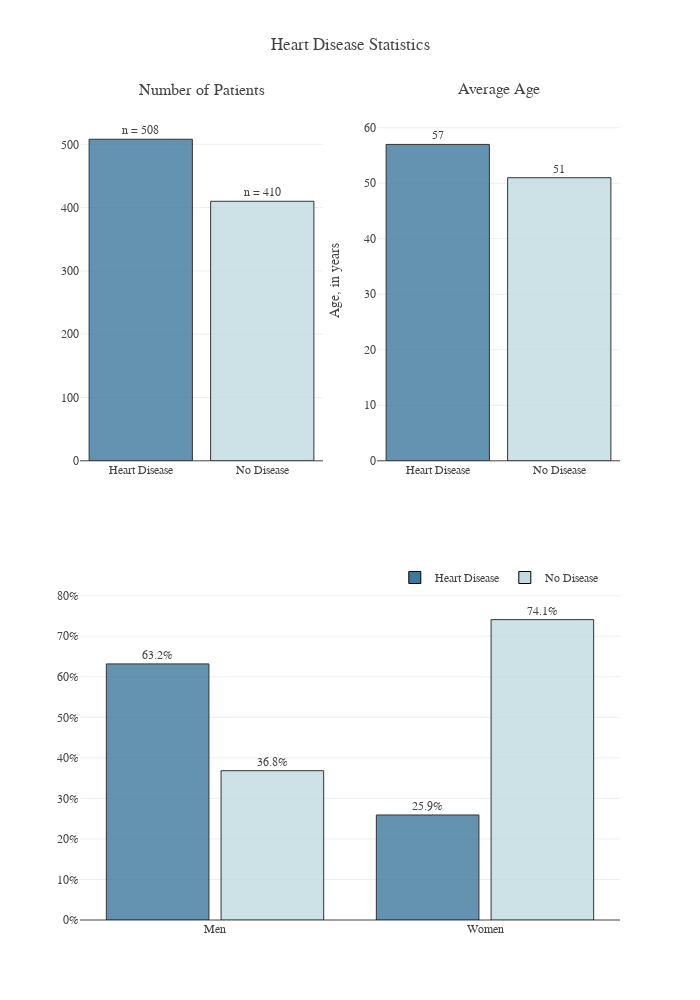

The code cell stored with this chart in its notebook:
### Code cell
plot_df=heart.copy()
p1=plot_df.HeartDisease.value_counts()
p1=p1.rename('count').reset_index().sort_values('count', ascending=False)
x1=p1['index'].apply(lambda x: 'Heart Disease' if x==1 else 'No Disease')

# Plot 2
p2=plot_df.groupby('HeartDisease')['Age'].median().round(0).astype(int)
p2=p2.rename('age').reset_index().sort_values('age', ascending=False)

# Plot 3
p3=plot_df.groupby('Sex')['HeartDisease'].value_counts(normalize=True)
p3=p3.mul(100).rename('pct').reset_index()
x2=p3.Sex.apply(lambda x: 'Women' if x=='F' else 'Men').unique()[::-1]
y0=p3[p3.HeartDisease==0]['pct'][::-1]
y1=p3[p3.HeartDisease==1]['pct'][::-1]


temp = dict(layout=go.Layout(font=dict(family="Franklin Gothic", size=12)))
fig = make_subplots(rows=2, cols=2,
                    vertical_spacing=0.12,
                    specs=[[{}, {}], [{'colspan': 2}, None]],
                    subplot_titles=("Number of Patients", "Average Age"))
# Plot 1
fig.add_trace(go.Bar(x=x1, y=p1['count'], text=p1['count'],texttemplate='n = %{text}', textposition='outside',
                     marker=dict(color=['#3d799d', '#c1dbe0'], opacity=0.8),
                     #hovertemplate='Number of Patients with %{x} = %{y}<extra></extra>',
                     name="Heart Disease", showlegend=False),row=1,col=1)
# Plot 2
fig.add_trace(go.Bar(x=x1, y=p2['age'], text=p2['age'], textposition='outside',
                     marker=dict(color=['#3d799d', '#c1dbe0'], opacity=0.8),
                     #hovertemplate='Median Age of Patients with %{x} = %{y} years<extra></extra>',
                     name="Heart Disease", showlegend=False),row=1,col=2)


# Plot 3
fig.add_trace(go.Bar(x=x2, y=y1, name='Heart Disease', text=y1, textposition='outside',
                     texttemplate='%{text:.1f}%', width=0.38, 
                     #hovertemplate='Proportion of %{x} with Heart Disease = %{y:.2f}%<extra></extra>',
                     marker=dict(color='#3d799d', opacity=0.8)), row=2,col=1)
fig.add_trace(go.Bar(x=x2, y=y0, name='No Disease', text=y0, textposition='outside',
                     texttemplate='%{text:.1f}%', width=0.38, 
                     #hovertemplate='Proportion of %{x} without Heart Disease = %{y:.2f}%<extra></extra>',
                     marker=dict(color='#c1dbe0', opacity=0.8)), row=2,col=1)


fig.update_traces(marker=dict(line=dict(width=1, color='#000000')))
fig.update_layout(title="Heart Disease Statistics", showlegend=True, template=temp, 
                  legend=dict(orientation="h", yanchor="bottom", y=.4, xanchor="right", x=.97),
                  barmode='group', bargap=.15, height=1000, width=700)
fig.update_yaxes(title="", tickmode = 'array', range=(0, 570), dtick=5, row=1,col=1)
fig.update_yaxes(title="Age, in years", tickmode = 'array', range=(0, 65), dtick=6, row=1,col=2)
fig.update_yaxes(title="", ticksuffix='%',tickmode = 'array', range=(0, 89), dtick=5, row=2,col=1)
fig.show()

### Figure 1 — Plotly figure (JSON) as saved in the notebook; plotly's stock layout.template omitted (floating-point values rounded to 4 significant figures)
{"data": [{"marker": {"color": ["#3d799d", "#c1dbe0"], "line": {"color": "#000000", "width": 1}, "opacity": 0.8}, "name": "Heart Disease", "showlegend": false, "text": [508, 410], "textposition": "outside", "texttemplate": "n = %{text}", "type": "bar", "x": ["Heart Disease", "No Disease"], "xaxis": "x", "y": [508, 410], "yaxis": "y"}, {"marker": {"color": ["#3d799d", "#c1dbe0"], "line": {"color": "#000000", "width": 1}, "opacity": 0.8}, "name": "Heart Disease", "showlegend": false, "text": [57, 51], "textposition": "outside", "type": "bar", "x": ["Heart Disease", "No Disease"], "xaxis": "x2", "y": [57, 51], "yaxis": "y2"}, {"marker": {"color": "#3d799d", "line": {"color": "#000000", "width": 1}, "opacity": 0.8}, "name": "Heart Disease", "text": [63.17, 25.91], "textposition": "outside", "texttemplate": "%{text:.1f}%", "type": "bar", "width": 0.38, "x": ["Men", "Women"], "xaxis": "x3", "y": [63.17, 25.91], "yaxis": "y3"}, {"marker": {"color": "#c1dbe0", "line": {"color": "#000000", "width": 1}, "opacity": 0.8}, "name": "No Disease", "text": [36.83, 74.09], "textposition": "outside", "texttemplate": "%{text:.1f}%", "type": "bar", "width": 0.38, "x": ["Men", "Women"], "xaxis": "x3", "y": [36.83, 74.09], "yaxis": "y3"}], "layout": {"annotations": [{"font": {"size": 16}, "showarrow": false, "text": "Number of Patients", "x": 0.225, "xanchor": "center", "xref": "paper", "y": 1, "yanchor": "bottom", "yref": "paper"}, {"font": {"size": 16}, "showarrow": false, "text": "Average Age", "x": 0.775, "xanchor": "center", "xref": "paper", "y": 1, "yanchor": "bottom", "yref": "paper"}], "bargap": 0.15, "barmode": "group", "height": 1000, "legend": {"orientation": "h", "x": 0.97, "xanchor": "right", "y": 0.4, "yanchor": "bottom"}, "showlegend": true, "title": {"text": "Heart Disease Statistics"}, "width": 700, "xaxis": {"anchor": "y", "domain": [0, 0.45]}, "xaxis2": {"anchor": "y2", "domain": [0.55, 1]}, "xaxis3": {"anchor": "y3", "domain": [0, 1]}, "yaxis": {"anchor": "x", "domain": [0.56, 1], "dtick": 5, "range": [0, 570], "tickmode": "array", "title": {"text": ""}}, "yaxis2": {"anchor": "x2", "domain": [0.56, 1], "dtick": 6, "range": [0, 65], "tickmode": "array", "title": {"text": "Age, in years"}}, "yaxis3": {"anchor": "x3", "domain": [0, 0.44], "dtick": 5, "range": [0, 89], "tickmode": "array", "ticksuffix": "%", "title": {"text": ""}}}}
